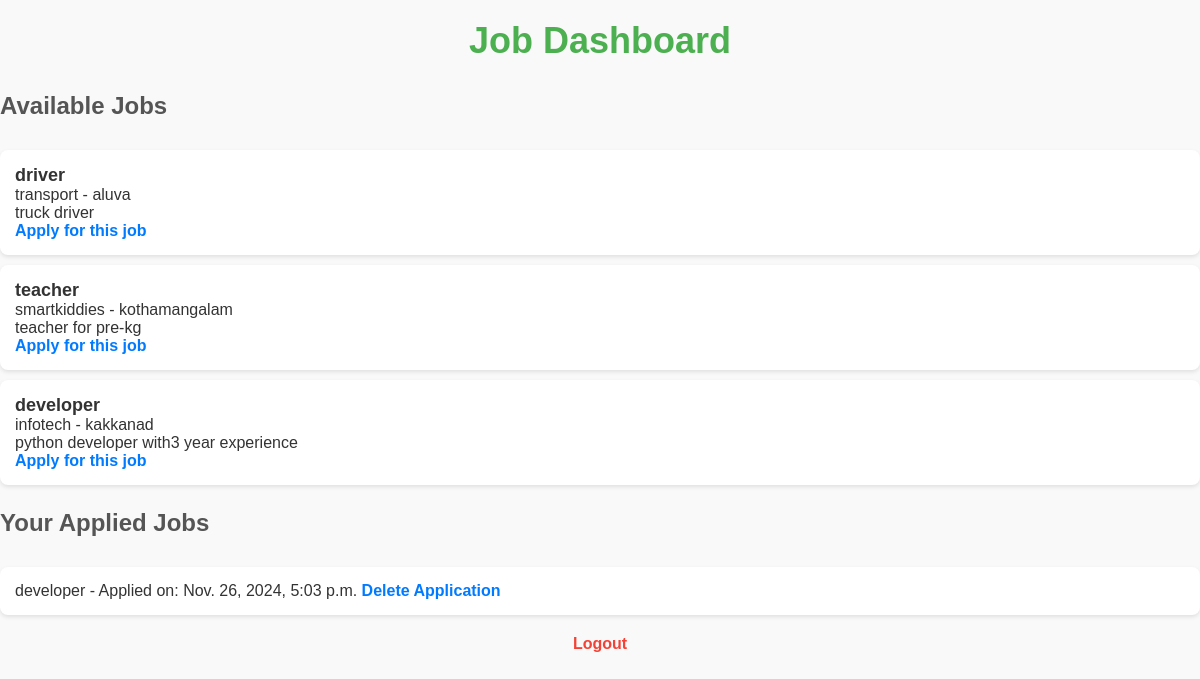
/dashboard/ (signed in), run on the app's committed database.
### jobapp1/models.py (models this page shows, shortened)
class Job(models.Model):
    title = models.CharField(max_length=100)
    description = models.TextField()
    company = models.CharField(max_length=100)
    location = models.CharField(max_length=100)
    posted_date = models.DateTimeField(auto_now_add=True)

class AppliedJob(models.Model):
    job = models.ForeignKey(Job, on_delete=models.CASCADE)
    jobseeker = models.ForeignKey(User, on_delete=models.CASCADE)
    applied_on = models.DateTimeField(auto_now_add=True)

### jobapp1/views.py (the view)
# urls.py: path('dashboard/', views.dashboard, name='dashboard'),
@login_required
def dashboard(request):
    jobs = Job.objects.all()
    applied_jobs = AppliedJob.objects.filter(jobseeker=request.user)
    return render(request, 'jobapp1/dashboard.html', {'jobs': jobs, 'applied_jobs': applied_jobs})

### templates/jobapp1/dashboard.html (shortened to what this page needs)
<!DOCTYPE html>
<html lang="en">
<head>
    {% load static %}
    <link rel="stylesheet" type="text/css" href="{% static 'css/dashboard.css' %}">
</head>
<body>
    <h2>Job Dashboard</h2>
    <h3>Available Jobs</h3>
    <ul>
        {% for job in jobs %}
            <li>
                <strong>{{ job.title }}</strong><br>
                {{ job.company }} - {{ job.location }}<br>
                {{ job.description }}<br>
                <a href="{% url 'apply_for_job' job.id %}">Apply for this job</a>
            </li>
        {% endfor %}
    </ul>
    <h3>Your Applied Jobs</h3>
    <ul>
        {% for applied_job in applied_jobs %}
            <li>
                {{ applied_job.job.title }} - Applied on: {{ applied_job.applied_on }}
                <a href="{% url 'delete_applied_job' applied_job.id %}">Delete Application</a>
            </li>
        {% empty %}
            <li>No jobs applied yet.</li>
        {% endfor %}
    </ul>
    <p><a href="{% url 'logout' %}">Logout</a></p>
</body>
</html>

### jobapp1/static/css/dashboard.css (style rules this page uses)
body { font-family: Arial, sans-serif; background-color: #f9f9f9; margin: 0; padding: 0; color: #333; }
h2 { text-align: center; font-size: 36px; color: #4CAF50; margin-top: 20px; }
h3 { font-size: 24px; color: #555; margin-bottom: 15px; }
ul { list-style-type: none; padding: 0; }
li { background-color: #fff; margin: 10px 0; padding: 15px; border-radius: 8px; box-shadow: 0 2px 4px rgba(0, 0, 0, 0.1); }
li strong { font-size: 18px; color: #333; }
a { text-decoration: none; color: #007bff; font-weight: bold; }
ul { margin-top: 30px; }
p { text-align: center; margin-top: 20px; }
p a { text-decoration: none; color: #f44336; }

### data on the page
Job: title "driver", company "transport", location "aluva", description "truck driver"
Job: title "teacher", company "smartkiddies", location "kothamangalam", description "teacher for pre-kg"
Job: title "developer", company "infotech", location "kakkanad", description "python developer with3 year experience"
AppliedJob: job "developer", applied_on "Nov. 26, 2024, 5:03 p.m."
